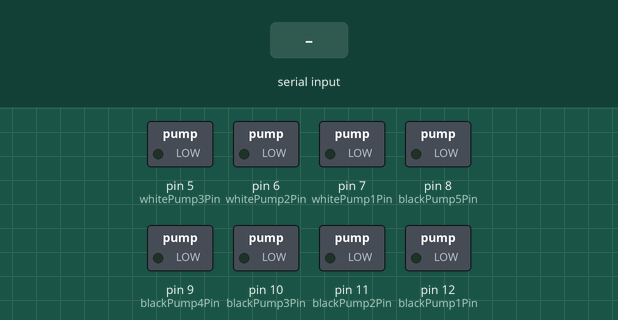
Bench run of a sketch on a simulated Arduino Uno, built with avr-gcc and run on an emulated ATmega328P. Parts: switched loads named in the sketch (green lamp = pin HIGH). Inputs (shaded band) come from the test bench. What the sketch prints to the serial monitor is not drawn.

Above: at 2.2 s.
2.3 s: "1\n" received over Serial
At 2.6 s:
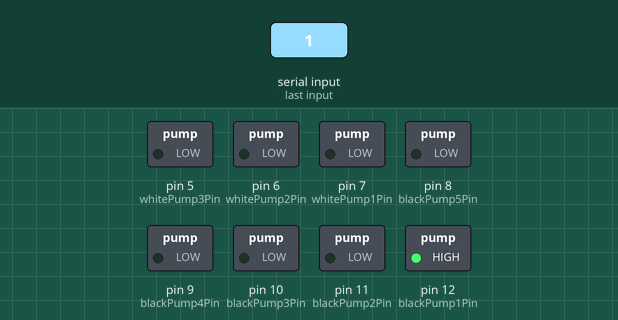
3.8 s: "3\n" received over Serial
At 5.0 s:
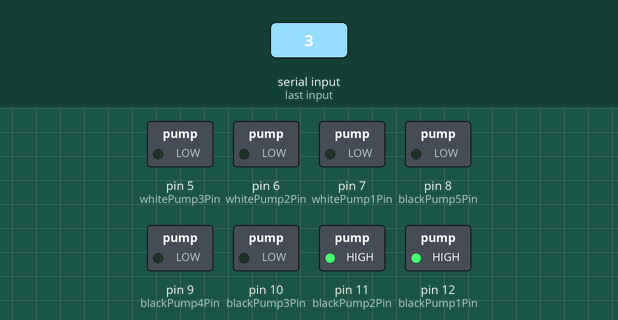
5.3 s: "0\n" received over Serial
At 6.1 s:
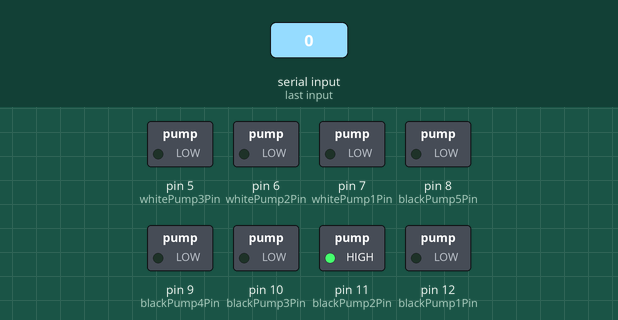
6.8 s: "5\n" received over Serial
At 7.3 s:
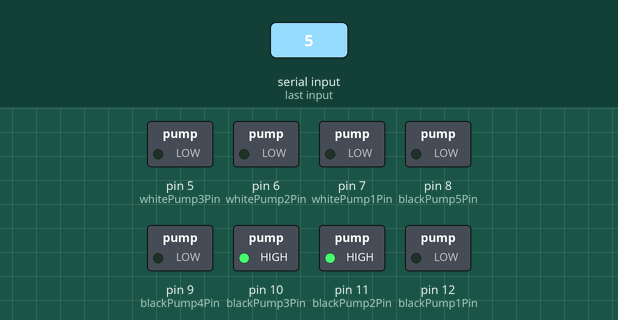
8.3 s: "2\n" received over Serial
At 9.5 s:
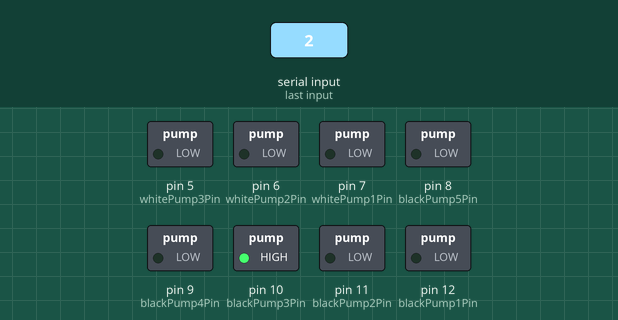
9.8 s: "1,90\n" received over Serial
At 10.9 s:
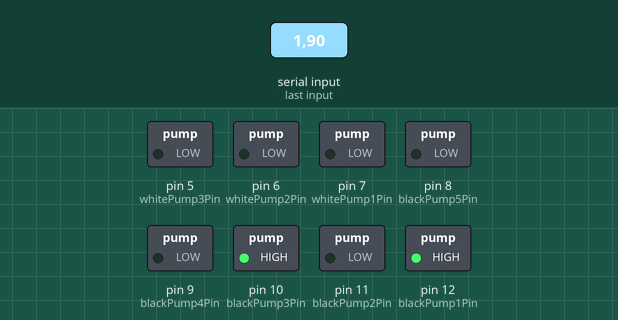
Timing chart, 0 to 12.3 s (numbered marks = the images above; inputs shaded):
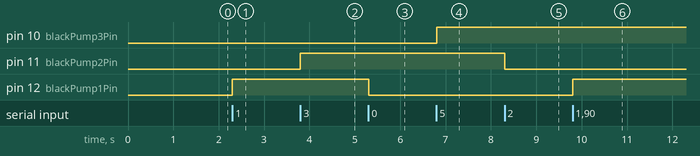

The sketch:

ser_pump_control_V3.ino
```cpp
#include <Adafruit_MCP4725.h>
#include <Wire.h>
Adafruit_MCP4725 dac;

// Define pin assignments for all pumps
const int blackPump1Pin = 12;
const int blackPump2Pin = 11;
const int blackPump3Pin = 10;
const int blackPump4Pin = 9;
const int blackPump5Pin = 8;
const int whitePump1Pin = 7;
const int whitePump2Pin = 6;
const int whitePump3Pin = 5;

const int dymoRelayPin = 4;
const int RELAY_DELAY = 500;

void setup() {
    Serial.begin(9600);
    pinMode(blackPump1Pin, OUTPUT);
    pinMode(blackPump2Pin, OUTPUT);
    pinMode(blackPump3Pin, OUTPUT);
    pinMode(blackPump4Pin, OUTPUT);
    pinMode(blackPump5Pin, OUTPUT);
    pinMode(whitePump1Pin, OUTPUT);
    pinMode(whitePump2Pin, OUTPUT);
    pinMode(whitePump3Pin, OUTPUT);
    dac.begin(0x60);

    // switch the units on dymo from lb to grams
    digitalWrite(dymoRelayPin, HIGH);
    delay(RELAY_DELAY);
    digitalWrite(dymoRelayPin, LOW);
    delay(RELAY_DELAY);
    digitalWrite(dymoRelayPin, HIGH);
}

void loop() {
    if (Serial.available() > 0) {
        String command = Serial.readStringUntil('\n');
        if (command.startsWith("R")) {
            int voltage = command.substring(1).toInt(); // Extract RPM value from command
            setRPM(voltage);
        }
        else if (command.startsWith("T")) {
            toggleRelayTwice();
        }
        else if (command.startsWith("S")) {
            toggleRelayOnce();
        }
        else {
            // Handle regular pump commands
            int cmd = command.toInt(); // Convert command to integer
            handlePumpCommand(cmd);
        }
    }
}

void handlePumpCommand(int cmd) {
    int pin;
    Serial.print(cmd);
    switch (cmd) {
        case 0: case 1: pin = blackPump1Pin; break;
        case 2: case 3: pin = blackPump2Pin; break;
        case 4: case 5: pin = blackPump3Pin; break;
        case 6: case 7: pin = blackPump4Pin; break;
        case 8: case 9: pin = blackPump5Pin; break;
        case 10: case 11: pin = whitePump1Pin; break;
        case 12: case 13: pin = whitePump2Pin; break;
        case 14: case 15: pin = whitePump3Pin; break;
        default: return; // Ignore unknown commands
    }
    digitalWrite(pin, cmd % 2 == 1 ? HIGH : LOW); // Odd commands turn ON, even commands turn OFF
}

void setRPM(int voltage) {
    // Handle RPM setting for blackPump1
    delay(RELAY_DELAY);
    digitalWrite(blackPump1Pin, LOW);
    delay(RELAY_DELAY);
    dac.setVoltage((voltage * 4095) / 5, false);
    delay(RELAY_DELAY);
    digitalWrite(blackPump1Pin, HIGH);
    delay(RELAY_DELAY);
}

void toggleRelayTwice() {
    for (int i = 0; i < 2; i++) {
        digitalWrite(dymoRelayPin, LOW);
        delay(500);
        digitalWrite(dymoRelayPin, HIGH);
        delay(500);
    }
}

void toggleRelayOnce() {
    digitalWrite(dymoRelayPin, LOW);
    delay(500);
    digitalWrite(dymoRelayPin, HIGH);
    delay(500);
}
```

Measured:
- after the input at 2.3 s, pin 12 (blackPump1Pin): LOW → HIGH at once
- after the input at 3.8 s, pin 11 (blackPump2Pin): LOW → HIGH at once
- after the input at 5.3 s, pin 12 (blackPump1Pin): HIGH → LOW at once
- after the input at 6.8 s, pin 10 (blackPump3Pin): LOW → HIGH at once
- after the input at 8.3 s, pin 11 (blackPump2Pin): HIGH → LOW at once
- after the input at 9.8 s, pin 12 (blackPump1Pin): LOW → HIGH at once
